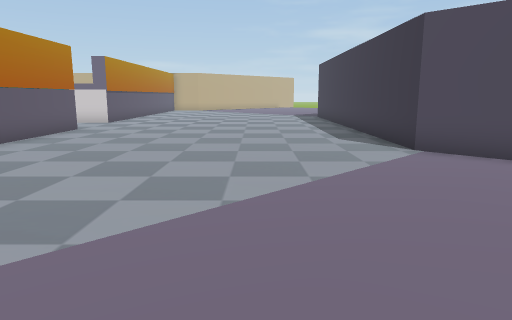
View 1 (above)

24 first-person views from a walk through a Unity game level. The camera is 1.2 m above the floor, tilts 10° down and sees 70° across. The floor is counted in squares, 1 m on a side. Each view is taken from the middle of a square. On the plan, view 1 faces up. The plan holds only what a view shows up to about 15 squares ahead; the rest is blank. The place goes on beyond the plan. The player character is not drawn. Some animated figures are not drawn.

View 2
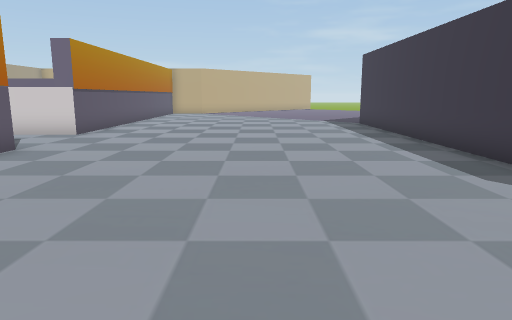

View 3
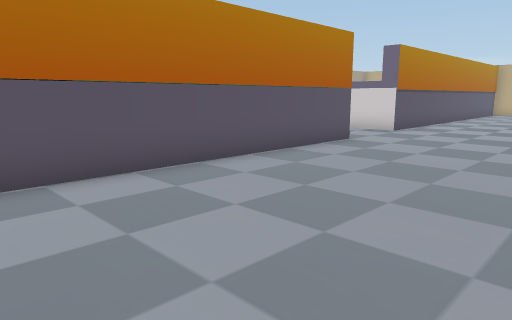

View 4
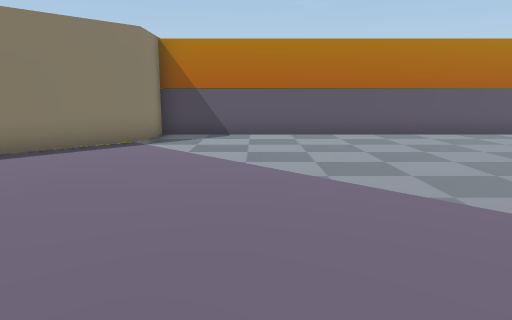

View 5
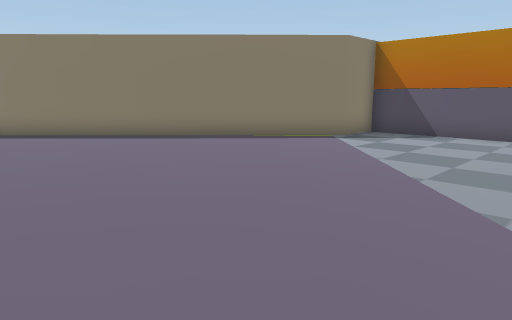

View 6
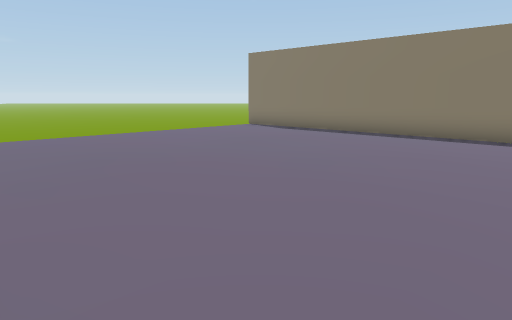

View 7
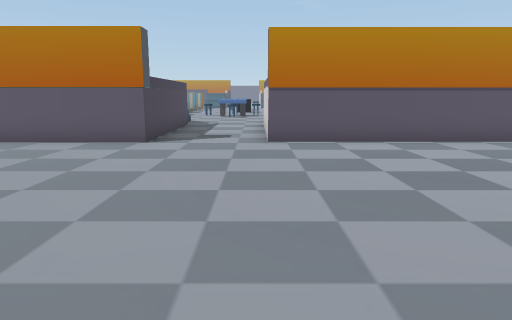

View 8
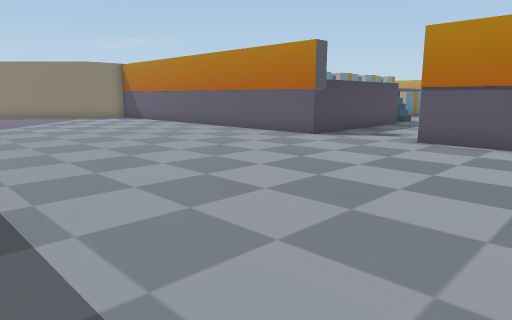

View 9
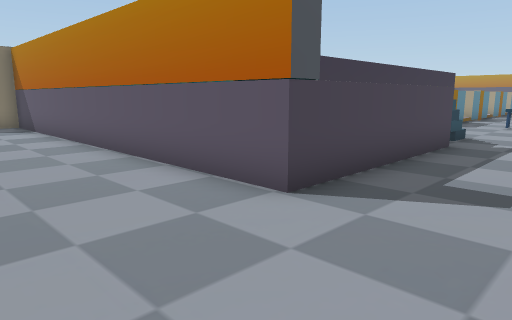

View 10
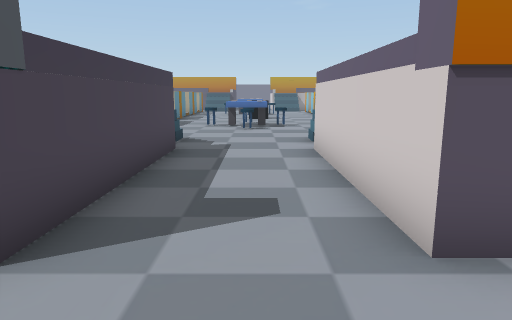

View 11
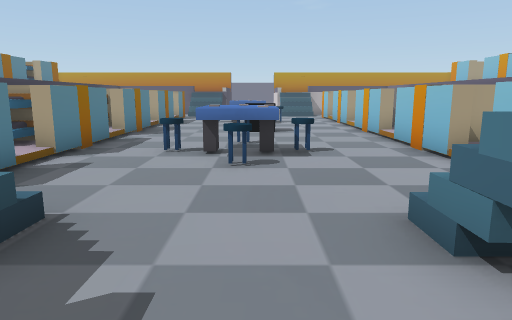

View 12
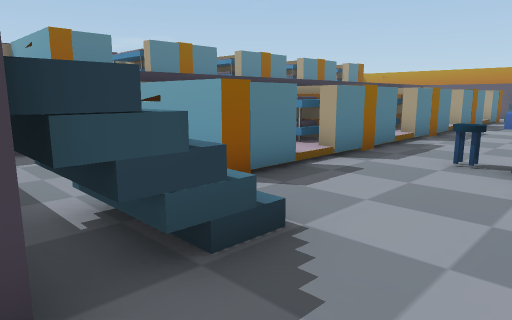

View 13
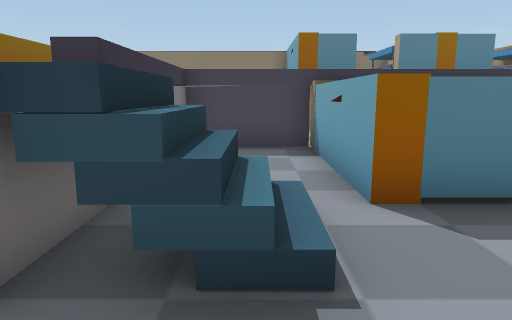

View 14
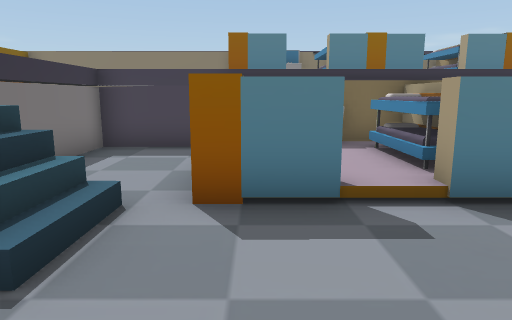

View 15
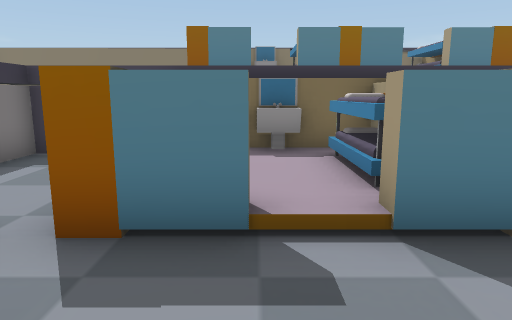

View 16
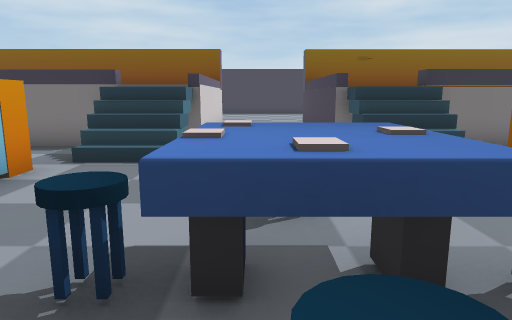

View 17
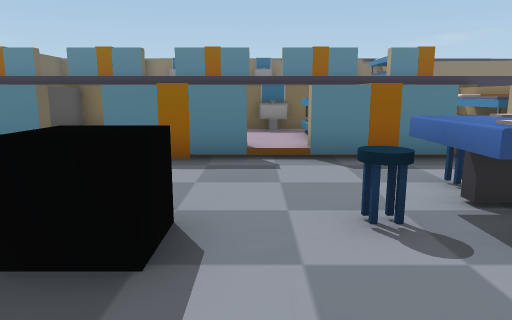

View 18
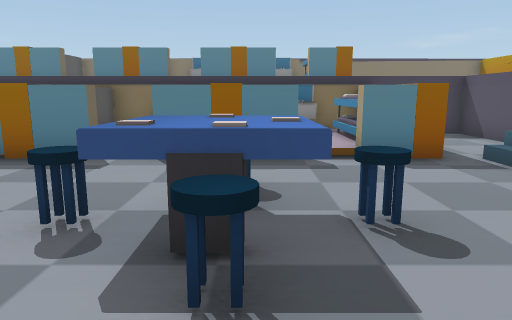

View 19
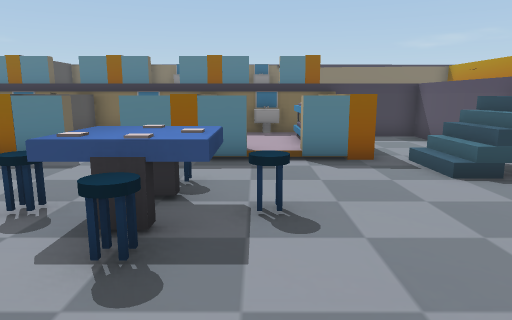

View 20
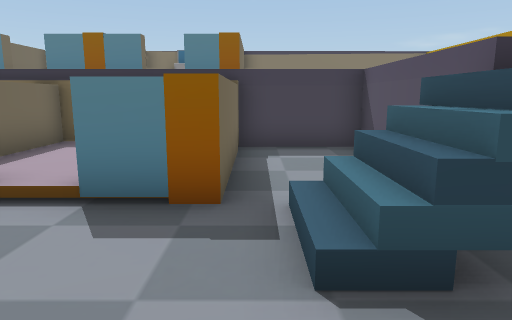

View 21
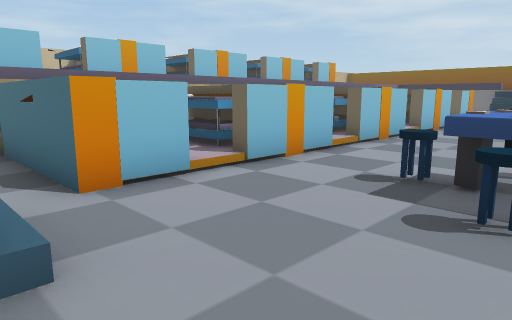

View 22
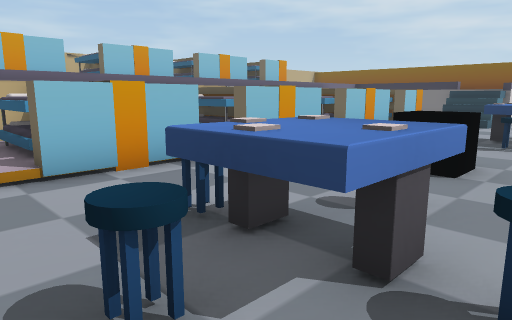

View 23
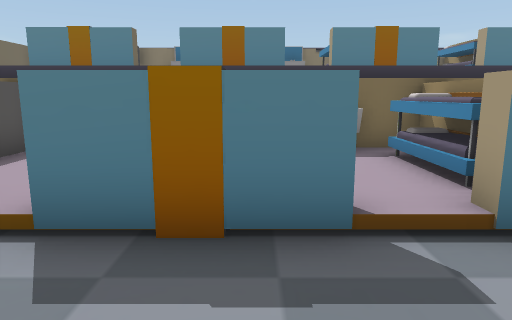

View 24
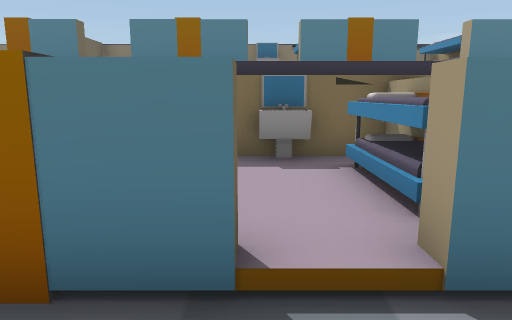

### Floor plan
Key: @ floor where view 1 was taken; # wall or solid block; x gap in a wall; . main floor; : floor 0.25 m higher than the main floor; - floor 0.25 m lower than the main floor; + floor 1 m higher than the main floor; * floor 1.25 m higher than the main floor; % floor 1.75 m higher than the main floor; / step, stairs or slope; = window, fence, low wall or low ledge; ^ raised ledge; v drop or lower ground; C black cube; O other object.
Columns run from 34 left of view 1 to 7 right of it. Each row starts with its distance up from view 1.
 20   .^ :^^  ^^  ^^  ^  .#    ^..........#
 19   .^#:#^x:#^x:#^x##^..#    ^..........#
 18   ..................//     ^..........#
 17  /..................//     ^..........#
 16  .....=........=......#vvvv...........#
 15   ...=^^=.C...=^^=....................#
 14  .....^^......=^^.....................#
 13 v.....=........=..../vv%%%%#..........#
 12 OO..................//     #..........#
 11 v#.#x######### xx##./#/    #..........#
 10  ..^^ ^^= ^^=  +:  ^.//    #..........#
  9 ...^^:^^^:^^=::*:: ^.//    #..........#
  8 ...^=x#^=:#^=::==x^#.//    #..........##
  7 ...==v/vvv v=vv==v v///    #...........#
  6 ///////////////////////    #............
  5                            #.............
  4    ^x##^x##^x##^x#^^       #.............
  3    ^^   ^   ^   ^  ^       #..............
  2    ^^  ^^ ^^^  ^^ ^^       #..............
  1    ^^= ^==^^^= ^^=^^       #..............
  0 ###############################...@.......
 -1                             --##..........
 -2                              --##.........
 -3                                 ##........
 -4                                  ##.......
 -5                                   ##......

Where each view was taken, in squares from view 1:
view 1: 0 up, 0 right, facing up
view 2: 5 up, 1 left, facing up
view 3: 4 up, 1 left, facing up-left
view 4: 3 up, 5 right, facing left
view 5: 6 up, 5 right, facing down-left
view 6: 7 up, 4 right, facing down
view 7: 16 up, 3 right, facing left
view 8: 20 up, 3 right, facing down-left
view 9: 16 up, 3 left, facing down-left
view 10: 15 up, 4 left, facing left
view 11: 15 up, 11 left, facing left
view 12: 15 up, 12 left, facing down-left
view 13: 15 up, 14 left, facing down
view 14: 15 up, 16 left, facing down
view 15: 14 up, 17 left, facing down
view 16: 15 up, 21 left, facing right
view 17: 18 up, 25 left, facing down
view 18: 18 up, 28 left, facing down
view 19: 19 up, 29 left, facing down
view 20: 15 up, 32 left, facing down
view 21: 14 up, 33 left, facing up-right
view 22: 13 up, 30 left, facing up-right
view 23: 14 up, 24 left, facing down
view 24: 13 up, 21 left, facing down
